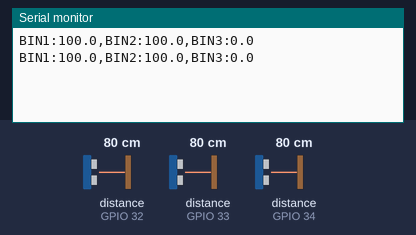
This sketch was run on a simulated ESP32. On the bench: the last lines printed to the serial monitor. Wiring (from diagram.json): 3 × ultrasonic range finder: trigger GPIO 27, echo GPIO 34 / trigger GPIO 26, echo GPIO 33 / trigger GPIO 25, echo GPIO 32. The test bench sets the inputs (shaded band); at power-on: distance to the obstacle (sensors on GPIO 34, GPIO 32, GPIO 33) 80 cm. The echo pulse lasts 58.3 µs per cm.

Above: at 2.8 s.
2.9 s: distance to the obstacle (sensor on GPIO 34) set to 2 cm
At 4.7 s:
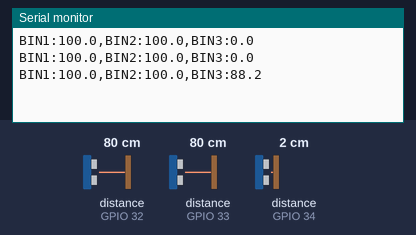
5.7 s: distance to the obstacle (sensor on GPIO 34) set to 4 cm
At 7.2 s:
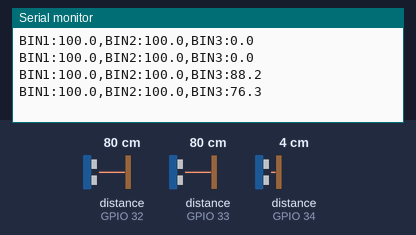
Timing chart, 0 to 8.7 s (numbered marks = the images above; inputs shaded):
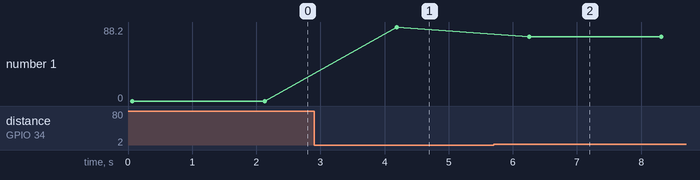

The sketch:

sketch.ino
```cpp
#include <Arduino.h>

// Pins for 3 ultrasonic sensors
#define TRIG_ORG 26
#define ECHO_ORG 32

#define TRIG_PL 25
#define ECHO_PL 33

#define TRIG_MET 27
#define ECHO_MET 34

#define DUSTBIN_HEIGHT_CM 16.94

// ---------- Setup ----------
void setup() {
  Serial.begin(115200);

  pinMode(TRIG_ORG, OUTPUT); pinMode(ECHO_ORG, INPUT);
  pinMode(TRIG_PL, OUTPUT);  pinMode(ECHO_PL, INPUT);
  pinMode(TRIG_MET, OUTPUT); pinMode(ECHO_MET, INPUT);
}

// ---------- Read distance ----------
float getDistanceCM(int trigPin, int echoPin) {
  digitalWrite(trigPin, LOW);
  delayMicroseconds(2);
  digitalWrite(trigPin, HIGH);
  delayMicroseconds(10);
  digitalWrite(trigPin, LOW);

  long duration = pulseIn(echoPin, HIGH, 30000); // timeout 30ms
  float distance = (duration * 0.0343) / 2.0;
  return distance;
}

// ---------- Calculate fill percentage ----------
float calculateFill(float distance) {
  float fill = ((DUSTBIN_HEIGHT_CM - distance) / DUSTBIN_HEIGHT_CM) * 100.0;
  if(fill < 0) fill = 0;
  if(fill > 100) fill = 100;
  return fill;
}

// ---------- Loop ----------
void loop() {
  float fillOrg = calculateFill(getDistanceCM(TRIG_ORG, ECHO_ORG));
  float fillPl  = calculateFill(getDistanceCM(TRIG_PL, ECHO_PL));
  float fillMet = calculateFill(getDistanceCM(TRIG_MET, ECHO_MET));

  // Print in a structured format
  // Format: BIN1:45,BIN2:32,BIN3:78
  Serial.printf("BIN1:%.1f,BIN2:%.1f,BIN3:%.1f\n", fillOrg, fillPl, fillMet);

  delay(2000); // Update every 2 seconds
}
```

Measured:
- after the input at 2.9 s, the serial monitor: prints a new line after 1.3 s (image 1)
- after the input at 5.7 s, the serial monitor: prints a new line after 0.55 s (image 2)
- plotted number 1: 0 → 88.2 after the input at 2.9 s, 88.2 → 76.3 after the input at 5.7 s
